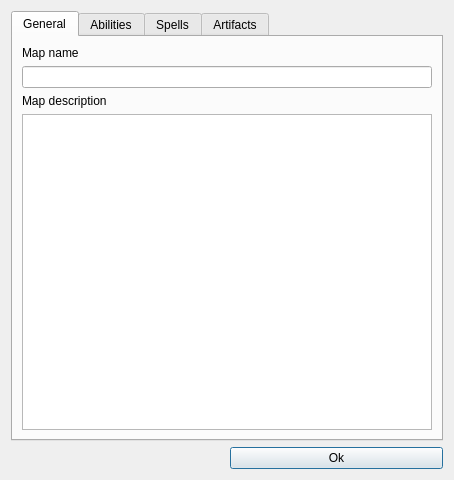
<?xml version="1.0" encoding="UTF-8"?>
<ui version="4.0">
 <class>MapSettings</class>
 <widget class="QDialog" name="MapSettings">
  <property name="windowModality">
   <enum>Qt::ApplicationModal</enum>
  </property>
  <property name="geometry">
   <rect>
    <x>0</x>
    <y>0</y>
    <width>454</width>
    <height>480</height>
   </rect>
  </property>
  <property name="sizePolicy">
   <sizepolicy hsizetype="MinimumExpanding" vsizetype="MinimumExpanding">
    <horstretch>0</horstretch>
    <verstretch>0</verstretch>
   </sizepolicy>
  </property>
  <property name="windowTitle">
   <string>Map settings</string>
  </property>
  <layout class="QGridLayout" name="gridLayout">
   <item row="0" column="0" colspan="2">
    <widget class="QTabWidget" name="tabWidget">
     <property name="currentIndex">
      <number>0</number>
     </property>
     <widget class="QWidget" name="tab">
      <attribute name="title">
       <string>General</string>
      </attribute>
      <layout class="QVBoxLayout" name="verticalLayout">
       <item>
        <widget class="QLabel" name="label">
         <property name="text">
          <string>Map name</string>
         </property>
        </widget>
       </item>
       <item>
        <widget class="QLineEdit" name="mapNameEdit"/>
       </item>
       <item>
        <widget class="QLabel" name="label_2">
         <property name="text">
          <string>Map description</string>
         </property>
        </widget>
       </item>
       <item>
        <widget class="QPlainTextEdit" name="mapDescriptionEdit"/>
       </item>
      </layout>
     </widget>
     <widget class="QWidget" name="tab_2">
      <attribute name="title">
       <string>Abilities</string>
      </attribute>
      <layout class="QVBoxLayout" name="verticalLayout_2">
       <item>
        <widget class="QListWidget" name="listAbilities">
         <property name="horizontalScrollMode">
          <enum>QAbstractItemView::ScrollPerItem</enum>
         </property>
         <property name="isWrapping" stdset="0">
          <bool>true</bool>
         </property>
         <property name="resizeMode">
          <enum>QListView::Adjust</enum>
         </property>
         <property name="layoutMode">
          <enum>QListView::Batched</enum>
         </property>
         <property name="batchSize">
          <number>30</number>
         </property>
        </widget>
       </item>
      </layout>
     </widget>
     <widget class="QWidget" name="tab_3">
      <attribute name="title">
       <string>Spells</string>
      </attribute>
      <layout class="QVBoxLayout" name="verticalLayout_3">
       <item>
        <widget class="QListWidget" name="listSpells">
         <property name="editTriggers">
          <set>QAbstractItemView::NoEditTriggers</set>
         </property>
         <property name="horizontalScrollMode">
          <enum>QAbstractItemView::ScrollPerItem</enum>
         </property>
         <property name="isWrapping" stdset="0">
          <bool>true</bool>
         </property>
         <property name="layoutMode">
          <enum>QListView::Batched</enum>
         </property>
         <property name="batchSize">
          <number>30</number>
         </property>
        </widget>
       </item>
      </layout>
     </widget>
     <widget class="QWidget" name="tab_4">
      <attribute name="title">
       <string>Artifacts</string>
      </attribute>
      <layout class="QVBoxLayout" name="verticalLayout_4">
       <item>
        <widget class="QListWidget" name="listArts">
         <property name="editTriggers">
          <set>QAbstractItemView::NoEditTriggers</set>
         </property>
         <property name="horizontalScrollMode">
          <enum>QAbstractItemView::ScrollPerItem</enum>
         </property>
         <property name="isWrapping" stdset="0">
          <bool>true</bool>
         </property>
         <property name="layoutMode">
          <enum>QListView::Batched</enum>
         </property>
         <property name="batchSize">
          <number>30</number>
         </property>
        </widget>
       </item>
      </layout>
     </widget>
    </widget>
   </item>
   <item row="1" column="1">
    <widget class="QPushButton" name="pushButton">
     <property name="text">
      <string>Ok</string>
     </property>
    </widget>
   </item>
  </layout>
 </widget>
 <resources/>
 <connections/>
</ui>
